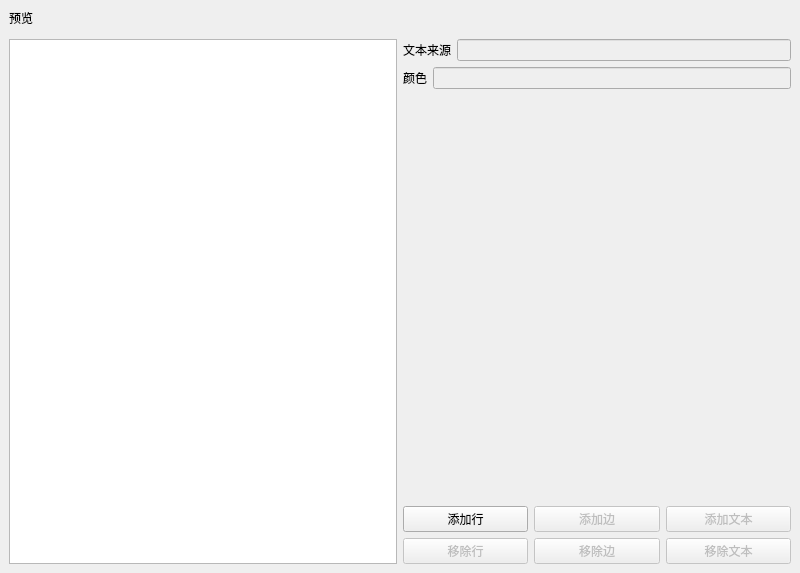
<?xml version="1.0" encoding="UTF-8"?>
<ui version="4.0">
 <class>SettingsWindow</class>
 <widget class="QMainWindow" name="SettingsWindow">
  <property name="geometry">
   <rect>
    <x>0</x>
    <y>0</y>
    <width>800</width>
    <height>573</height>
   </rect>
  </property>
  <property name="windowTitle">
   <string>Promptach设置</string>
  </property>
  <widget class="QWidget" name="centralwidget">
   <layout class="QVBoxLayout" name="verticalLayout">
    <item>
     <widget class="QLabel" name="previewLabel">
      <property name="text">
       <string>预览</string>
      </property>
     </widget>
    </item>
    <item>
     <widget class="Previewer" name="previewer" native="true"/>
    </item>
    <item>
     <layout class="QHBoxLayout" name="textsLayout">
      <item>
       <widget class="QColumnView" name="textsView">
        <property name="autoScroll">
         <bool>true</bool>
        </property>
        <property name="editTriggers">
         <set>QAbstractItemView::EditTrigger::NoEditTriggers</set>
        </property>
       </widget>
      </item>
      <item>
       <layout class="QVBoxLayout" name="verticalLayout_5">
        <item>
         <layout class="QHBoxLayout" name="horizontalLayout_2">
          <item>
           <widget class="QLabel" name="label">
            <property name="text">
             <string>文本来源</string>
            </property>
           </widget>
          </item>
          <item>
           <widget class="QLineEdit" name="sourceEdit">
            <property name="enabled">
             <bool>false</bool>
            </property>
           </widget>
          </item>
         </layout>
        </item>
        <item>
         <layout class="QHBoxLayout" name="horizontalLayout_3">
          <item>
           <widget class="QLabel" name="label_2">
            <property name="text">
             <string>颜色</string>
            </property>
           </widget>
          </item>
          <item>
           <widget class="QLineEdit" name="formatEdit">
            <property name="enabled">
             <bool>false</bool>
            </property>
           </widget>
          </item>
         </layout>
        </item>
        <item>
         <widget class="QWidget" name="configWidget" native="true"/>
        </item>
        <item>
         <spacer name="verticalSpacer">
          <property name="orientation">
           <enum>Qt::Orientation::Vertical</enum>
          </property>
          <property name="sizeHint" stdset="0">
           <size>
            <width>20</width>
            <height>40</height>
           </size>
          </property>
         </spacer>
        </item>
        <item>
         <layout class="QHBoxLayout" name="horizontalLayout">
          <item>
           <widget class="QPushButton" name="addLine">
            <property name="text">
             <string>添加行</string>
            </property>
            <property name="icon">
             <iconset theme="QIcon::ThemeIcon::ContactNew"/>
            </property>
           </widget>
          </item>
          <item>
           <widget class="QPushButton" name="addSide">
            <property name="enabled">
             <bool>false</bool>
            </property>
            <property name="text">
             <string>添加边</string>
            </property>
            <property name="icon">
             <iconset theme="QIcon::ThemeIcon::ContactNew"/>
            </property>
            <property name="checkable">
             <bool>false</bool>
            </property>
            <property name="checked">
             <bool>false</bool>
            </property>
           </widget>
          </item>
          <item>
           <widget class="QPushButton" name="addText">
            <property name="enabled">
             <bool>false</bool>
            </property>
            <property name="text">
             <string>添加文本</string>
            </property>
            <property name="icon">
             <iconset theme="QIcon::ThemeIcon::ContactNew"/>
            </property>
           </widget>
          </item>
         </layout>
        </item>
        <item>
         <layout class="QHBoxLayout" name="horizontalLayo3ut">
          <item>
           <widget class="QPushButton" name="removeLine">
            <property name="enabled">
             <bool>false</bool>
            </property>
            <property name="text">
             <string>移除行</string>
            </property>
            <property name="icon">
             <iconset theme="QIcon::ThemeIcon::EditDelete"/>
            </property>
           </widget>
          </item>
          <item>
           <widget class="QPushButton" name="removeSide">
            <property name="enabled">
             <bool>false</bool>
            </property>
            <property name="text">
             <string>移除边</string>
            </property>
            <property name="icon">
             <iconset theme="QIcon::ThemeIcon::EditDelete"/>
            </property>
            <property name="checkable">
             <bool>false</bool>
            </property>
            <property name="checked">
             <bool>false</bool>
            </property>
           </widget>
          </item>
          <item>
           <widget class="QPushButton" name="removeText">
            <property name="enabled">
             <bool>false</bool>
            </property>
            <property name="text">
             <string>移除文本</string>
            </property>
            <property name="icon">
             <iconset theme="QIcon::ThemeIcon::EditDelete"/>
            </property>
           </widget>
          </item>
         </layout>
        </item>
       </layout>
      </item>
     </layout>
    </item>
   </layout>
  </widget>
 </widget>
 <customwidgets>
  <customwidget>
   <class>Previewer</class>
   <extends>QWidget</extends>
   <header>../../../../settings/previewer.h</header>
   <container>1</container>
  </customwidget>
 </customwidgets>
 <resources/>
 <connections/>
</ui>
